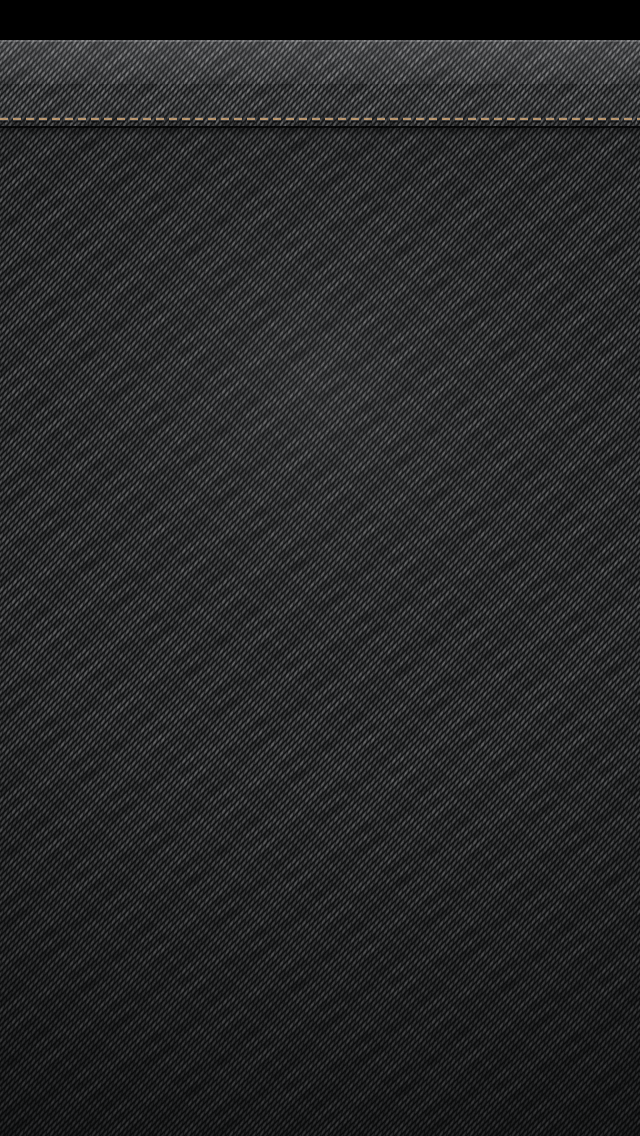
#> input picture app/Resources/Default-568h@2x.png, 640 x 1136 px, given in place of icon-1024.png, which was not available
$ python make_resources.py ../app/Resources/Default-568h@2x.png
#> lines starting #> are read from the running program, lines starting #| are printed output that depends on the picture; pictures that were not available may be replaced by others from this repository, and a replacement may not be noted
### scripts/design/classic.py
"""the classic (ios 4-6) LegacyRay finish, as a cairo prototype.

black denim with copper stitching from the icon for the chrome (navigation
bars, the main screen), the stock ios 6 grouped tables for everything else.
LRDraw.m, LRButton.m, LRToggleSwitch.m and friends draw the same shapes with
the same numbers in CoreGraphics; this module previews them on a desktop and
draws the static art (launch images, the denim tile)."""
import math
import os
import random
import cairo

TAU = math.pi * 2
HERE = os.path.dirname(os.path.abspath(__file__))
RES = os.path.normpath(os.path.join(HERE, '..', '..', 'app', 'Resources'))
FONT = 'Nimbus Sans'


def hexc(h, a=1.0):
    h = h.lstrip('#')
    return (int(h[0:2], 16) / 255.0, int(h[2:4], 16) / 255.0, int(h[4:6], 16) / 255.0, a)


# palette, the same values LRSkin.m sets for the classic finish
STITCH = hexc('#B8966F')           # copper thread
STITCH_SHADOW = (0, 0, 0, 0.55)
GROUP_BG = hexc('#C5CCD4')         # ios 6 pinstripes
GROUP_STRIPE = hexc('#CBD2D8')
CELL_BORDER = hexc('#ABABAB')
CELL_LINE = hexc('#E0E0E0')
INK = hexc('#000000')
DETAIL = hexc('#385487')           # ios 6 value blue
MUTED = hexc('#7F7F7F')
HEADER = hexc('#4C566C')
CHEVRON = hexc('#8C8C8C')
BLUE_TOP = hexc('#058CF5')         # selection / switch
BLUE_BOTTOM = hexc('#015EE6')
GOOD = hexc('#3E8E41')
WARN = hexc('#C07A12')
BAD = hexc('#C4372B')
LIT_GREEN = hexc('#4DB853')
LIT_AMBER = hexc('#E3A437')
LIT_RED = hexc('#D5483B')
PEARL_TOP = hexc('#FBFBFA')
PEARL_BOTTOM = hexc('#D4D5D2')


# [44 lines left out: functions rrect, vgrad, text, not called in this run]


# ---------------------------------------------------------------- denim

def denim_tile_image(N=210, p=6.0, L=10.5, seed=7, base=(7, 8, 9), thread=(128, 129, 132)):
    """a seamless tile of right hand twill: 45 degree ribs of short slanted
    floats. N/p ribs and N/L floats cross the tile, both whole numbers, and
    every random-looking term is a sum of waves with whole periods over them,
    so the tile repeats without a seam. the 1x tile is drawn on its own
    (N=105, p=3): a 2x tile scaled down would beat against the pixel grid.
    returns a PIL image"""
    from PIL import Image
    R, J = int(round(N / p)), int(round(N / L))
    rnd = random.Random(seed)
    terms = [(rnd.randint(1, 9), rnd.randint(1, 9), rnd.random() * TAU, 0.5 + rnd.random()) for _ in range(6)]
    norm = sum(t[3] for t in terms)
    rib_terms = [(rnd.randint(1, 9), rnd.random() * TAU, 0.5 + rnd.random()) for _ in range(3)]
    rn = sum(t[2] for t in rib_terms)
    im = Image.new('RGB', (N, N))
    px = im.load()
    sub = (0.125, 0.375, 0.625, 0.875)
    for y in range(N):
        for x in range(N):
            acc = 0.0
            for sy in sub:
                for sx in sub:
                    X, Y = x + sx, y + sy
                    u = X + Y
                    i = math.floor(u / p)
                    w = (u - i * p) / p
                    rib = math.sin(math.pi * w) ** 1.2
                    t = (Y - X) - 1.6 * (w * p)
                    j = math.floor(t / L)
                    f = (t - j * L) / L
                    dash = math.sin(math.pi * f) ** 0.45
                    gi = sum(c * math.sin(TAU * k * i / R + ph) for k, ph, c in rib_terms) / rn
                    g = sum(c * math.sin(TAU * (k * i / R + m * j / J) + ph) for k, m, ph, c in terms) / norm
                    acc += rib * dash * (0.78 + 0.12 * gi + 0.30 * g)
            k = acc / 16.0 * (1.0 + (rnd.random() - 0.5) * 0.12)
            k = max(0.0, min(1.0, k))
            px[x, y] = tuple(int(base[c] + (thread[c] - base[c]) * k) for c in range(3))
    return im


_tiles = {}


# [22 lines left out: functions denim_surface, denim_pattern, not called in this run]


def write_denim_tiles():
    denim_tile_image().save(os.path.join(RES, 'denim@2x.png'))
    denim_tile_image(N=105, p=3.0, L=5.25).save(os.path.join(RES, 'denim.png'))


# [385 lines left out: functions denim, stitch_line, stitch_circle, stitch_rrect, status_bar, nav_bar and 11 more, not called in this run]


def section_header(cr, s, x, y):
    text(cr, s, x, y, 17, HEADER, bold=True, shadow=(1, 1, 1, 1), dy=1)


# [172 lines left out: functions footer, flag, power_button, server_card, main_background, not called in this run]


def lerp(a, b, t):
    return tuple(a[i] + (b[i] - a[i]) * t for i in range(len(a)))

### scripts/make_resources.py
#!/usr/bin/env python3
"""generate app/Resources: icons, the denim tile, launch images and sounds.

the icons come from art/icon-1024.png (scripts/icon_from_logo.py makes it
from the logo); the rest is drawn with the cairo prototype of the classic
finish (scripts/design/classic.py), the same shapes the app draws. run from
anywhere:    python3 scripts/make_resources.py [icons]
("icons" redoes only the icons). needs python3-cairo and pillow."""
import math
import os
import random
import struct
import sys
import wave

HERE = os.path.dirname(os.path.abspath(__file__))
sys.path.insert(0, os.path.join(HERE, 'design'))
import cairo  # noqa: E402
from PIL import Image  # noqa: E402
import classic  # noqa: E402

OUT = os.path.join(HERE, '..', 'app', 'Resources')
ART = os.path.join(HERE, '..', 'art', 'icon-1024.png')
TAU = math.pi * 2


def icons():
    # the corners outside the badge stay transparent, and every size is cut
    # premultiplied so no light seeps into the rim from them
    master = Image.open(ART).convert('RGBA').convert('RGBa')
    sizes = {
        'Icon.png': 57, 'Icon@2x.png': 114, 'Icon-72.png': 72, 'Icon-72@2x.png': 144,
        'Icon-60@2x.png': 120, 'Icon-76.png': 76, 'Icon-76@2x.png': 152,
        'Icon-Small.png': 29, 'Icon-Small@2x.png': 58, 'Icon-Small-50.png': 50,
        'Icon-Small-50@2x.png': 100,
    }
    for name, size in sizes.items():
        master.resize((size, size), Image.LANCZOS).convert('RGBA').save(os.path.join(OUT, name))


def classic_launch(w, h, scale, status_bar):
    """ios 4-6: the shell the app opens into, as apple asks: bars, no words.
    iphone images include the status bar strip, ipad ones do not"""
    s = cairo.ImageSurface(cairo.FORMAT_RGB24, int(w * scale), int(h * scale))
    cr = cairo.Context(s)
    cr.scale(scale, scale)
    top = 20 if status_bar else 0
    if status_bar:
        cr.set_source_rgb(0, 0, 0)
        cr.rectangle(0, 0, w, 20)
        cr.fill()
    pane = 320 if w >= 700 else 0
    if pane:
        classic.pinstripes(cr, 0, top + 44, pane, h - top - 44)
        classic.nav_bar(cr, 0, top, pane, '')
        cr.set_source_rgb(0, 0, 0)
        cr.rectangle(pane, top, 1, h - top)
        cr.fill()
        pane += 1
    body = h - top - 44
    focus = top + 44 + (body * 0.36 if pane else 30 + 88 + (10 if body >= 440 else 0))
    classic.main_background(cr, pane, top + 44, w - pane, body, focus)
    classic.nav_bar(cr, pane, top, w - pane, '')
    return s


# [68 lines left out: functions save_quantized, flat_launch, write_wav, sounds, not called in this run]


def main():
    os.makedirs(OUT, exist_ok=True)
    icons()
#> the loop in icons, `for name, size in sizes.items():` made 11 passes
#> pass 1, in icons, `master.resize((size, size), Image.LANCZOS).convert('RGBA').save(os.pat..`:
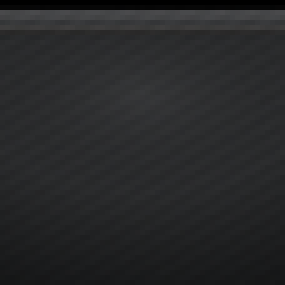
#> saved as Icon.png: PIL image 57x57 RGBA (shown 5 times larger); mean R, G, B, A 39.4, 40.2, 41.3, 255
    if sys.argv[1:] == ['icons']:
        print('icons written to', os.path.normpath(OUT))
        return
    classic.write_denim_tiles()
#> in denim_tile_image, `im = Image.new('RGB', (N, N))`: im: PIL image 210x210 RGB; every value is 0
#> in write_denim_tiles, `denim_tile_image().save(os.path.join(RES, 'denim@2x.png'))`:
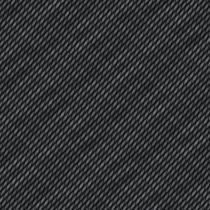
#> saved as denim@2x.png: PIL image 210x210 RGB; mean R, G, B 50.7, 51.7, 53.4
#> in denim_tile_image (call 2), `im = Image.new('RGB', (N, N))`: im: PIL image 105x105 RGB; every value is 0
#> in write_denim_tiles, `denim_tile_image(N=105, p=3.0, L=5.25).save(os.path.join(RES, 'denim.p..`:
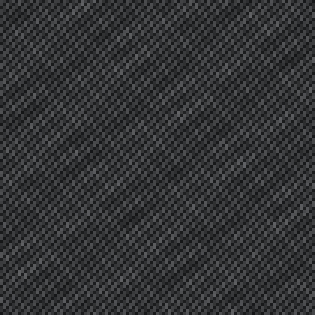
#> saved as denim.png: PIL image 105x105 RGB (shown 3 times larger); mean R, G, B 50.5, 51.5, 53.2
    launches = [
        ('Default.png', 320, 480, 1, True), ('Default@2x.png', 320, 480, 2, True),
        ('Default-568h@2x.png', 320, 568, 2, True),
        ('Default-Portrait~ipad.png', 768, 1004, 1, False), ('Default-Portrait@2x~ipad.png', 768, 1004, 2, False),
        ('Default-Landscape~ipad.png', 1024, 748, 1, False), ('Default-Landscape@2x~ipad.png', 1024, 748, 2, False),
    ]
    for name, w, h, scale, bar in launches:
        save_quantized(classic_launch(w, h, scale, bar), os.path.join(OUT, name))
#> (the call stopped at in classic_launch, `s = cairo.ImageSurface(cairo.FORMAT_RGB24, int(w * scale), int(h * sca..`: cairo is not available in this run)
    flat_launches = [
        ('LaunchImage-700@2x.png', 320, 480, 2), ('LaunchImage-700-568h@2x.png', 320, 568, 2),
        ('LaunchImage-700-Portrait~ipad.png', 768, 1024, 1), ('LaunchImage-700-Portrait@2x~ipad.png', 768, 1024, 2),
        ('LaunchImage-700-Landscape~ipad.png', 1024, 768, 1), ('LaunchImage-700-Landscape@2x~ipad.png', 1024, 768, 2),
    ]
    for name, w, h, scale in flat_launches:
        flat_launch(w, h, scale).write_to_png(os.path.join(OUT, name))
    sounds()
    print('resources written to', os.path.normpath(OUT))


if __name__ == '__main__':
#> (the run stopped early here; a loop or call above may not have finished)
